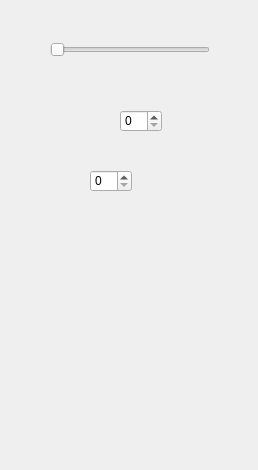
<?xml version="1.0" encoding="UTF-8"?>
<ui version="4.0">
 <class>Form</class>
 <widget class="QWidget" name="Form">
  <property name="geometry">
   <rect>
    <x>0</x>
    <y>0</y>
    <width>258</width>
    <height>470</height>
   </rect>
  </property>
  <property name="windowTitle">
   <string>Form</string>
  </property>
  <widget class="QSpinBox" name="HighlightSnapshot">
   <property name="geometry">
    <rect>
     <x>120</x>
     <y>110</y>
     <width>42</width>
     <height>22</height>
    </rect>
   </property>
  </widget>
  <widget class="QSpinBox" name="HighlightTrack">
   <property name="geometry">
    <rect>
     <x>90</x>
     <y>170</y>
     <width>42</width>
     <height>22</height>
    </rect>
   </property>
  </widget>
  <widget class="QSlider" name="HighlightSnapshot_2">
   <property name="geometry">
    <rect>
     <x>50</x>
     <y>40</y>
     <width>160</width>
     <height>19</height>
    </rect>
   </property>
   <property name="orientation">
    <enum>Qt::Horizontal</enum>
   </property>
  </widget>
 </widget>
 <resources/>
 <connections/>
</ui>
